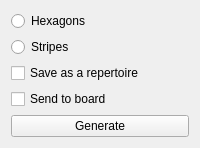
         <widget class="QWidget" name="Holograms">
          <attribute name="title">
           <string>Repertoires</string>
          </attribute>
          <layout class="QGridLayout" name="gridLayout_4">
           <item row="3" column="0">
            <widget class="QRadioButton" name="stripe_holRadioButton">
             <property name="text">
              <string>Stripes</string>
             </property>
            </widget>
           </item>
           <item row="5" column="0">
            <widget class="QCheckBox" name="sendCheckBox">
             <property name="enabled">
              <bool>true</bool>
             </property>
             <property name="text">
              <string>Send to board</string>
             </property>
            </widget>
           </item>
           <item row="1" column="0">
            <widget class="QRadioButton" name="hex_holRadioButton">
             <property name="text">
              <string>Hexagons</string>
             </property>
            </widget>
           </item>
           <item row="4" column="0">
            <widget class="QCheckBox" name="repSaveCheckBox">
             <property name="text">
              <string>Save as a repertoire</string>
             </property>
            </widget>
           </item>
           <item row="6" column="0">
            <widget class="QPushButton" name="holGenButton">
             <property name="text">
              <string>Generate</string>
             </property>
            </widget>
           </item>
          </layout>
         </widget>
